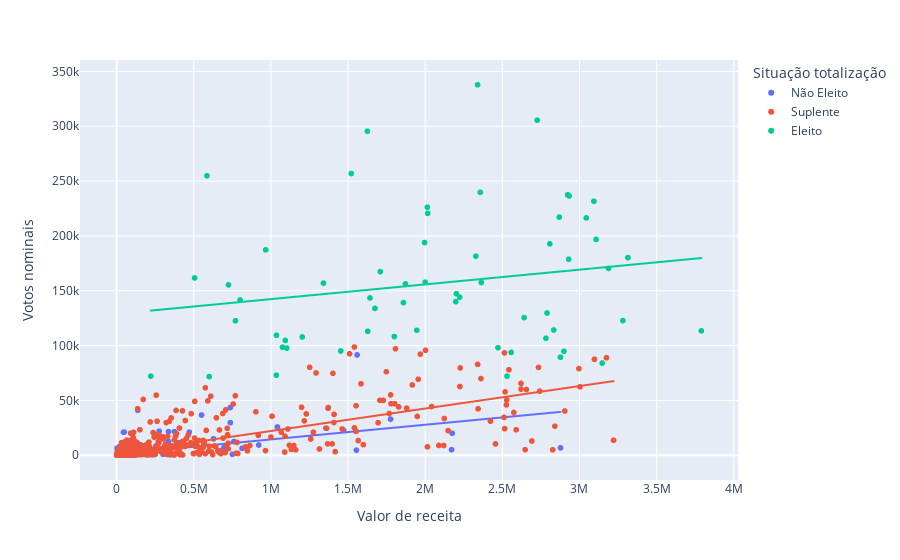

The cell this chart's notebook holds for it:
### Code cell
df_sem_outliers = df_candidatos[df_candidatos["Votos nominais"]<400000]

fig = px.scatter(df_sem_outliers, y="Votos nominais", x="Valor de receita", trendline="ols", color='Situação totalização', hover_data=['Nome candidato', 'Partido'])
fig.show()

### Figure 1 — Plotly figure (JSON) as saved in the notebook; plotly's stock layout.template omitted (floating-point values rounded to 4 significant figures; data arrays with more than 128 entries replaced by an {"elided": "..."} marker saying what was removed)
{"data": [{"customdata": {"elided": "460x2 str values"}, "hovertemplate": "Situação totalização=Não Eleito<br>Valor de receita=%{x}<br>Votos nominais=%{y}<br>Nome candidato=%{customdata[0]}<br>Partido=%{customdata[1]}<extra></extra>", "legendgroup": "Não Eleito", "marker": {"color": "#636efa", "symbol": "circle"}, "mode": "markers", "name": "Não Eleito", "showlegend": true, "type": "scattergl", "x": {"elided": "460 float values"}, "xaxis": "x", "y": {"elided": "460 int values"}, "yaxis": "y"}, {"hovertemplate": "<b>OLS trendline</b><br>Votos nominais = 0.0133745 * Valor de receita + 1070.72<br>R<sup>2</sup>=0.317488<br><br>Situação totalização=Não Eleito<br>Valor de receita=%{x}<br>Votos nominais=%{y} <b>(trend)</b><extra></extra>", "legendgroup": "Não Eleito", "marker": {"color": "#636efa", "symbol": "circle"}, "mode": "lines", "name": "Não Eleito", "showlegend": false, "type": "scattergl", "x": {"elided": "460 float values"}, "xaxis": "x", "y": {"elided": "460 float values"}, "yaxis": "y"}, {"customdata": {"elided": "715x2 str values"}, "hovertemplate": "Situação totalização=Suplente<br>Valor de receita=%{x}<br>Votos nominais=%{y}<br>Nome candidato=%{customdata[0]}<br>Partido=%{customdata[1]}<extra></extra>", "legendgroup": "Suplente", "marker": {"color": "#EF553B", "symbol": "circle"}, "mode": "markers", "name": "Suplente", "showlegend": true, "type": "scattergl", "x": {"elided": "715 float values"}, "xaxis": "x", "y": {"elided": "715 int values"}, "yaxis": "y"}, {"hovertemplate": "<b>OLS trendline</b><br>Votos nominais = 0.0204899 * Valor de receita + 1640.97<br>R<sup>2</sup>=0.562939<br><br>Situação totalização=Suplente<br>Valor de receita=%{x}<br>Votos nominais=%{y} <b>(trend)</b><extra></extra>", "legendgroup": "Suplente", "marker": {"color": "#EF553B", "symbol": "circle"}, "mode": "lines", "name": "Suplente", "showlegend": false, "type": "scattergl", "x": {"elided": "715 float values"}, "xaxis": "x", "y": {"elided": "715 float values"}, "yaxis": "y"}, {"customdata": [["ADRIANA MIGUEL VENTURA", "NOVO"], ["ALBERTO PEREIRA MOURÃO", "MDB"], ["ALENCAR SANTANA BRAGA", "PT"], ["ALEX SPINELLI MANENTE", "CIDADANIA"], ["ALEXANDRE LEITE DA SILVA", "UNIÃO"], ["ALEXANDRE ROCHA SANTOS PADILHA", "PT"], ["ANTONIO CARLOS RODRIGUES", "PL"], ["ANTONIO CEZAR CORREIA FREIRE", "PSD"], ["ARLINDO CHIGNALIA JUNIOR", "PT"], ["ARNALDO CALIL PEREIRA JARDIM", "CIDADANIA"], ["BRUNO AREVALO GANEM", "PODE"], ["CARLOS ALBERTO DA CUNHA", "PP"], ["CARLOS ALBERTO ROLIM ZARATTINI", "PT"], ["CARLOS HENRIQUE FOCESI SAMPAIO", "PSDB"], ["CELSO UBIRAJARA RUSSOMANNO", "REPUBLICANOS"], ["DAVID BEZERRA RIBEIRO SOARES", "UNIÃO"], ["ERIKA SANTOS SILVA", "PSOL"], ["FAUSTO RUY PINATO", "PP"], ["FELIPE BECARI COMENALE", "UNIÃO"], ["FERNANDO JOSE DE SOUZA MARANGONI", "UNIÃO"], ["FRANCISCO DANIEL CELEGUIM DE MORAIS", "PT"], ["FRANCISCO EVERARDO TIRIRICA OLIVEIRA SILVA", "PL"], ["GILBERTO NASCIMENTO SILVA", "PSC"], ["GUILHERME MURARO DERRITE", "PL"], ["JEFFERSON ALVES DE CAMPOS", "PL"], ["JILMAR AUGUSTINHO TATTO", "PT"], ["JONAS DONIZETTE FERREIRA", "PSB"], ["JULIANA CARDOSO", "PT"], ["KIM PATROCA KATAGUIRI", "UNIÃO"], ["LUIZ CARLOS MOTTA", "PL"], ["LUIZ FELIPE BALEIA TENUTO ROSSI", "MDB"], ["LUIZ MARINHO", "PT"], ["LUIZ PAULO TEIXEIRA FERREIRA", "PT"], ["LUIZA ERUNDINA DE SOUSA", "PSOL"], ["MANOEL MAURICIO SILVA NEVES", "PP"], ["MARCIO LUIZ ALVINO DE SOUZA", "PL"], ["MARCO ANTONIO FELICIANO", "PL"], ["MARCO AURELIO BERTAIOLLI", "PSD"], ["MARCOS ANTONIO PEREIRA", "REPUBLICANOS"], ["MARIA DO PARTO MENDES ROSAS", "REPUBLICANOS"], ["MARIA OSMARINA MARINA DA SILVA VAZ DE LIMA", "REDE"], ["MARIO LUIS FRIAS", "PL"], ["MARIO PALUMBO JUNIOR", "MDB"], ["MIGUEL LOMBARDI", "PL"], ["MILTON VIEIRA PINTO", "REPUBLICANOS"], ["PAULO ALEXANDRE PEREIRA BARBOSA", "PSDB"], ["PAULO FRANCISCO MUNIZ BILYNSKYJ", "PL"], ["PAULO ROBERTO FREIRE DA COSTA", "PL"], ["RENATA HELLMEISTER DE ABREU MELO", "PODE"], ["RICARDO AUGUSTO MACHADO DA SILVA", "PSD"], ["RODRIGO GAMBALE VIEIRA", "PODE"], ["ROSANA DE OLIVEIRA VALLE", "PL"], ["ROSANGELA MARIA WOLFF DE QUADROS MORO", "UNIÃO"], ["RUI GOETHE DA COSTA FALCÃO", "PT"], ["SIMONE APARECIDA CURRALADAS DOS SANTOS", "MDB"], ["SÂMIA DE SOUZA BOMFIM", "PSOL"], ["SÔNIA BONE DE SOUSA SILVA SANTOS", "PSOL"], ["TABATA CLAUDIA AMARAL DE PONTES", "PSB"], ["VINICIUS RAPOZO DE CARVALHO", "REPUBLICANOS"], ["VITOR LIPPI", "PSDB"]], "hovertemplate": "Situação totalização=Eleito<br>Valor de receita=%{x}<br>Votos nominais=%{y}<br>Nome candidato=%{customdata[0]}<br>Partido=%{customdata[1]}<extra></extra>", "legendgroup": "Eleito", "marker": {"color": "#00cc96", "symbol": "circle"}, "mode": "markers", "name": "Eleito", "showlegend": true, "type": "scattergl", "x": [1036000.0, 2833184, 1859000.0, 3108000.0, 2808000.0, 2198000.0, 1035000.0, 1642000.0, 2223000.0, 3790000.0, 800000, 2328348, 2202000.0, 2472000.0, 2725834, 2557000.0, 1521000.0, 2531000.0, 2930000.0, 2877000.0, 1709000.0, 600000, 1452700, 2357000.0, 725000.0, 2000000.0, 3147000.0, 2641000.0, 1625000.0, 1093000.0, 2933000, 1872000.0, 3281000.0, 1946000.0, 2790000.0, 966000.0, 2016000.0, 2364000.0, 3094000.0, 2899000.0, 2923000.0, 770200.0, 585331, 1203000.0, 1075000.0, 3188000.0, 221100.0, 505200.0, 3314000.0, 1675000.0, 1800000, 3044000.0, 2869000.0, 1996000.0, 1103000, 2014000.0, 1341000.0, 2339000.0, 1627135, 2782000.0], "xaxis": "x", "y": [109474, 114234, 139223, 196866, 192806, 140037, 73054, 143434, 144108, 113462, 141595, 181568, 147349, 98102, 305520, 93831, 256903, 72169, 178777, 89390, 167438, 71754, 95077, 239772, 155336, 157843, 84044, 125517, 295460, 104701, 236463, 156202, 122800, 113983, 129731, 187314, 220595, 157552, 231626, 94787, 237526, 122564, 254898, 107869, 98557, 170378, 72156, 161675, 180247, 133936, 108209, 216437, 217170, 193990, 97730, 226187, 156966, 337873, 113009, 106661], "yaxis": "y"}, {"hovertemplate": "<b>OLS trendline</b><br>Votos nominais = 0.0134292 * Valor de receita + 128955<br>R<sup>2</sup>=0.034863<br><br>Situação totalização=Eleito<br>Valor de receita=%{x}<br>Votos nominais=%{y} <b>(trend)</b><extra></extra>", "legendgroup": "Eleito", "marker": {"color": "#00cc96", "symbol": "circle"}, "mode": "lines", "name": "Eleito", "showlegend": false, "type": "scattergl", "x": [221100.0, 505200.0, 585331, 600000, 725000.0, 770200.0, 800000, 966000.0, 1035000.0, 1036000.0, 1075000.0, 1093000.0, 1103000, 1203000.0, 1341000.0, 1452700, 1521000.0, 1625000.0, 1627135, 1642000.0, 1675000.0, 1709000.0, 1800000, 1859000.0, 1872000.0, 1946000.0, 1996000.0, 2000000.0, 2014000.0, 2016000.0, 2198000.0, 2202000.0, 2223000.0, 2328348, 2339000.0, 2357000.0, 2364000.0, 2472000.0, 2531000.0, 2557000.0, 2641000.0, 2725834, 2782000.0, 2790000.0, 2808000.0, 2833184, 2869000.0, 2877000.0, 2899000.0, 2923000.0, 2930000.0, 2933000, 3044000.0, 3094000.0, 3108000.0, 3147000.0, 3188000.0, 3281000.0, 3314000.0, 3790000.0], "xaxis": "x", "y": [131900.0, 135700.0, 136800.0, 137000.0, 138700.0, 139300.0, 139700.0, 141900.0, 142900.0, 142900.0, 143400.0, 143600.0, 143800.0, 145100.0, 147000.0, 148500.0, 149400.0, 150800.0, 150800.0, 151000.0, 151400.0, 151900.0, 153100.0, 153900.0, 154100.0, 155100.0, 155800.0, 155800.0, 156000.0, 156000.0, 158500.0, 158500.0, 158800.0, 160200.0, 160400.0, 160600.0, 160700.0, 162100.0, 162900.0, 163300.0, 164400.0, 165600.0, 166300.0, 166400.0, 166700.0, 167000.0, 167500.0, 167600.0, 167900.0, 168200.0, 168300.0, 168300.0, 169800.0, 170500.0, 170700.0, 171200.0, 171800.0, 173000.0, 173500.0, 179900.0], "yaxis": "y"}], "layout": {"legend": {"title": {"text": "Situação totalização"}, "tracegroupgap": 0}, "margin": {"t": 60}, "xaxis": {"anchor": "y", "domain": [0, 1], "title": {"text": "Valor de receita"}}, "yaxis": {"anchor": "x", "domain": [0, 1], "title": {"text": "Votos nominais"}}}}
